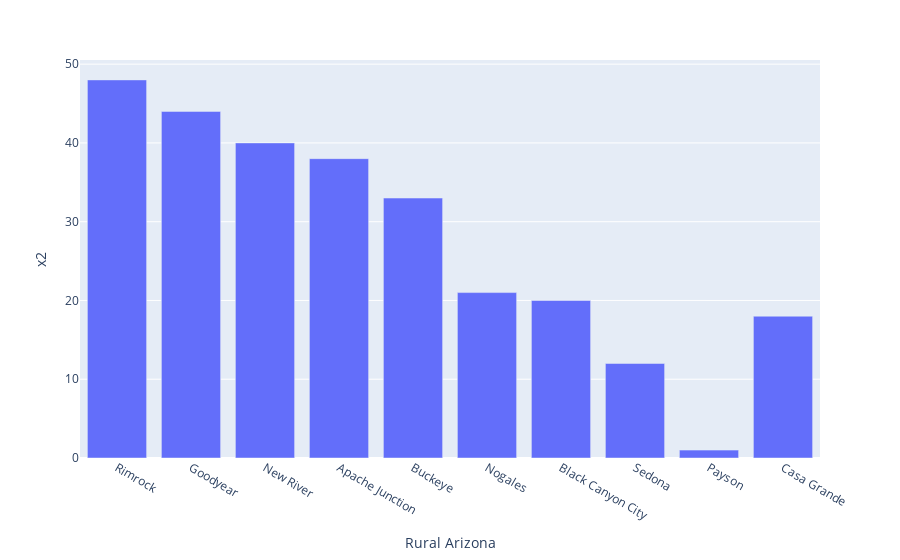

Notebook code for this chart:
### Code cell
px.bar(dfArsenic, x= dfArsenic['Rural Arizona'], y=dfArsenic['x2'], labels={
                     "index": "The Number of Measurement",
                     "x1": "Arsenic Concentrations in parts per billion (ppb)"
                     })

### Figure 1 — Plotly figure (JSON) as saved in the notebook; plotly's stock layout.template omitted (floating-point values rounded to 4 significant figures)
{"data": [{"alignmentgroup": "True", "hovertemplate": "Rural Arizona=%{x}<br>x2=%{y}<extra></extra>", "legendgroup": "", "marker": {"color": "#636efa", "pattern": {"shape": ""}}, "name": "", "offsetgroup": "", "orientation": "v", "showlegend": false, "textposition": "auto", "type": "bar", "x": ["Rimrock", "Goodyear", "New River", "Apache Junction", "Buckeye", "Nogales", "Black Canyon City", "Sedona", "Payson", "Casa Grande"], "xaxis": "x", "y": [48, 44, 40, 38, 33, 21, 20, 12, 1, 18], "yaxis": "y"}], "layout": {"barmode": "relative", "legend": {"tracegroupgap": 0}, "margin": {"t": 60}, "xaxis": {"anchor": "y", "domain": [0, 1], "title": {"text": "Rural Arizona"}}, "yaxis": {"anchor": "x", "domain": [0, 1], "title": {"text": "x2"}}}}
